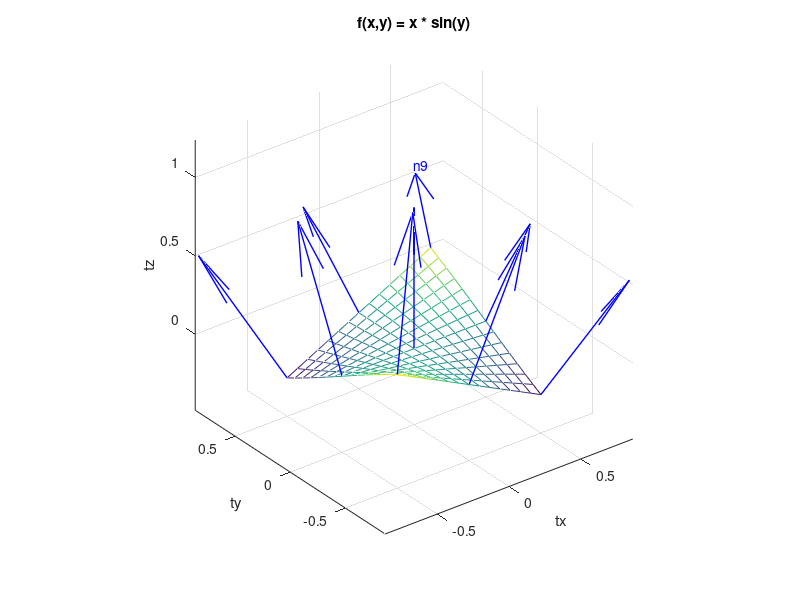

Recreate this plot in MATLAB.
tx = ty = linspace (-0.5, 0.5, 15);
[xx, yy] = meshgrid (tx, ty);

mesh (tx, ty, xx .* sin(yy));
xlabel ("tx");
ylabel ("ty");
zlabel ("tz");
title ("f(x,y) = x * sin(y)");
hold on

nv1 = quiver3(-0.5, -0.5, 0.239713, 0.401987, 0.367916, 0.838477)
hold on
nv2 = quiver3(-0.5, 0, 0, -0, 0.447214, 0.894427)
hold on
nv3 = quiver3(-0.5, 0.5, -0.239713, -0.401987, 0.367916, 0.838477)
hold on
nv4 = quiver3(0, -0.5, 0, 0.43231, -0, 0.901725)
hold on
nv5 = quiver3(0, 0, 0, 0, 0, 1)
hold on
nv6 = quiver3(0, 0.5, 0,-0.43231, -0, 0.901725)
hold on
nv7 = quiver3(0.5, -0.5, -0.239713, 0.401987, -0.367916, 0.838477)
hold on
nv8 = quiver3(0.5, 0, 0, -0, -0.447214, 0.894427)
hold on
nv9 = quiver3(0.5, 0.5, 0.239713, -0.401987, -0.367916, 0.838477)
hold on

set(nv1, 'Color', 'blue');
set(nv2, 'Color', 'blue');
set(nv3, 'Color', 'blue');
set(nv4, 'Color', 'blue');
set(nv5, 'Color', 'blue');
set(nv6, 'Color', 'blue');
set(nv7, 'Color', 'blue');
set(nv8, 'Color', 'blue');
set(nv9, 'Color', 'blue');

set(nv1, 'LineWidth', 1);
set(nv2, 'LineWidth', 1);
set(nv3, 'LineWidth', 1);
set(nv4, 'LineWidth', 1);
set(nv5, 'LineWidth', 1);
set(nv6, 'LineWidth', 1);
set(nv7, 'LineWidth', 1);
set(nv8, 'LineWidth', 1);
set(nv9, 'LineWidth', 1);

axis equal

textx = text(-0.401987+0.5, -0.367916+0.5, 0.838477+0.239713, 'n9')
set(textx, 'Color', 'blue')